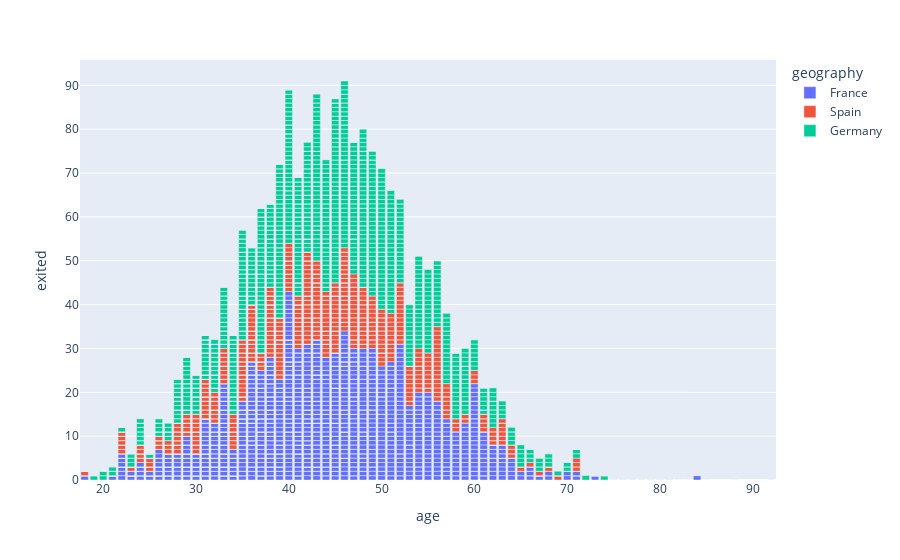

The notebook cell this image was saved under:
### Code cell
# Dependent variable was plotted according to age and geography variable.
fig = px.bar(df,y = "exited", x = "age" , color = "geography")
fig.show()

### Figure 1 — Plotly figure (JSON) as saved in the notebook; plotly's stock layout.template omitted (floating-point values rounded to 4 significant figures; data arrays with more than 128 entries replaced by an {"elided": "..."} marker saying what was removed)
{"data": [{"hovertemplate": "geography=France<br>age=%{x}<br>exited=%{y}<extra></extra>", "legendgroup": "France", "marker": {"color": "#636efa", "pattern": {"shape": ""}}, "name": "France", "orientation": "v", "showlegend": true, "textposition": "auto", "type": "bar", "x": {"elided": "5014 int values"}, "xaxis": "x", "y": {"elided": "5014 int values"}, "yaxis": "y"}, {"hovertemplate": "geography=Spain<br>age=%{x}<br>exited=%{y}<extra></extra>", "legendgroup": "Spain", "marker": {"color": "#EF553B", "pattern": {"shape": ""}}, "name": "Spain", "orientation": "v", "showlegend": true, "textposition": "auto", "type": "bar", "x": {"elided": "2477 int values"}, "xaxis": "x", "y": {"elided": "2477 int values"}, "yaxis": "y"}, {"hovertemplate": "geography=Germany<br>age=%{x}<br>exited=%{y}<extra></extra>", "legendgroup": "Germany", "marker": {"color": "#00cc96", "pattern": {"shape": ""}}, "name": "Germany", "orientation": "v", "showlegend": true, "textposition": "auto", "type": "bar", "x": {"elided": "2509 int values"}, "xaxis": "x", "y": {"elided": "2509 int values"}, "yaxis": "y"}], "layout": {"barmode": "relative", "legend": {"title": {"text": "geography"}, "tracegroupgap": 0}, "margin": {"t": 60}, "xaxis": {"anchor": "y", "domain": [0, 1], "title": {"text": "age"}}, "yaxis": {"anchor": "x", "domain": [0, 1], "title": {"text": "exited"}}}}
